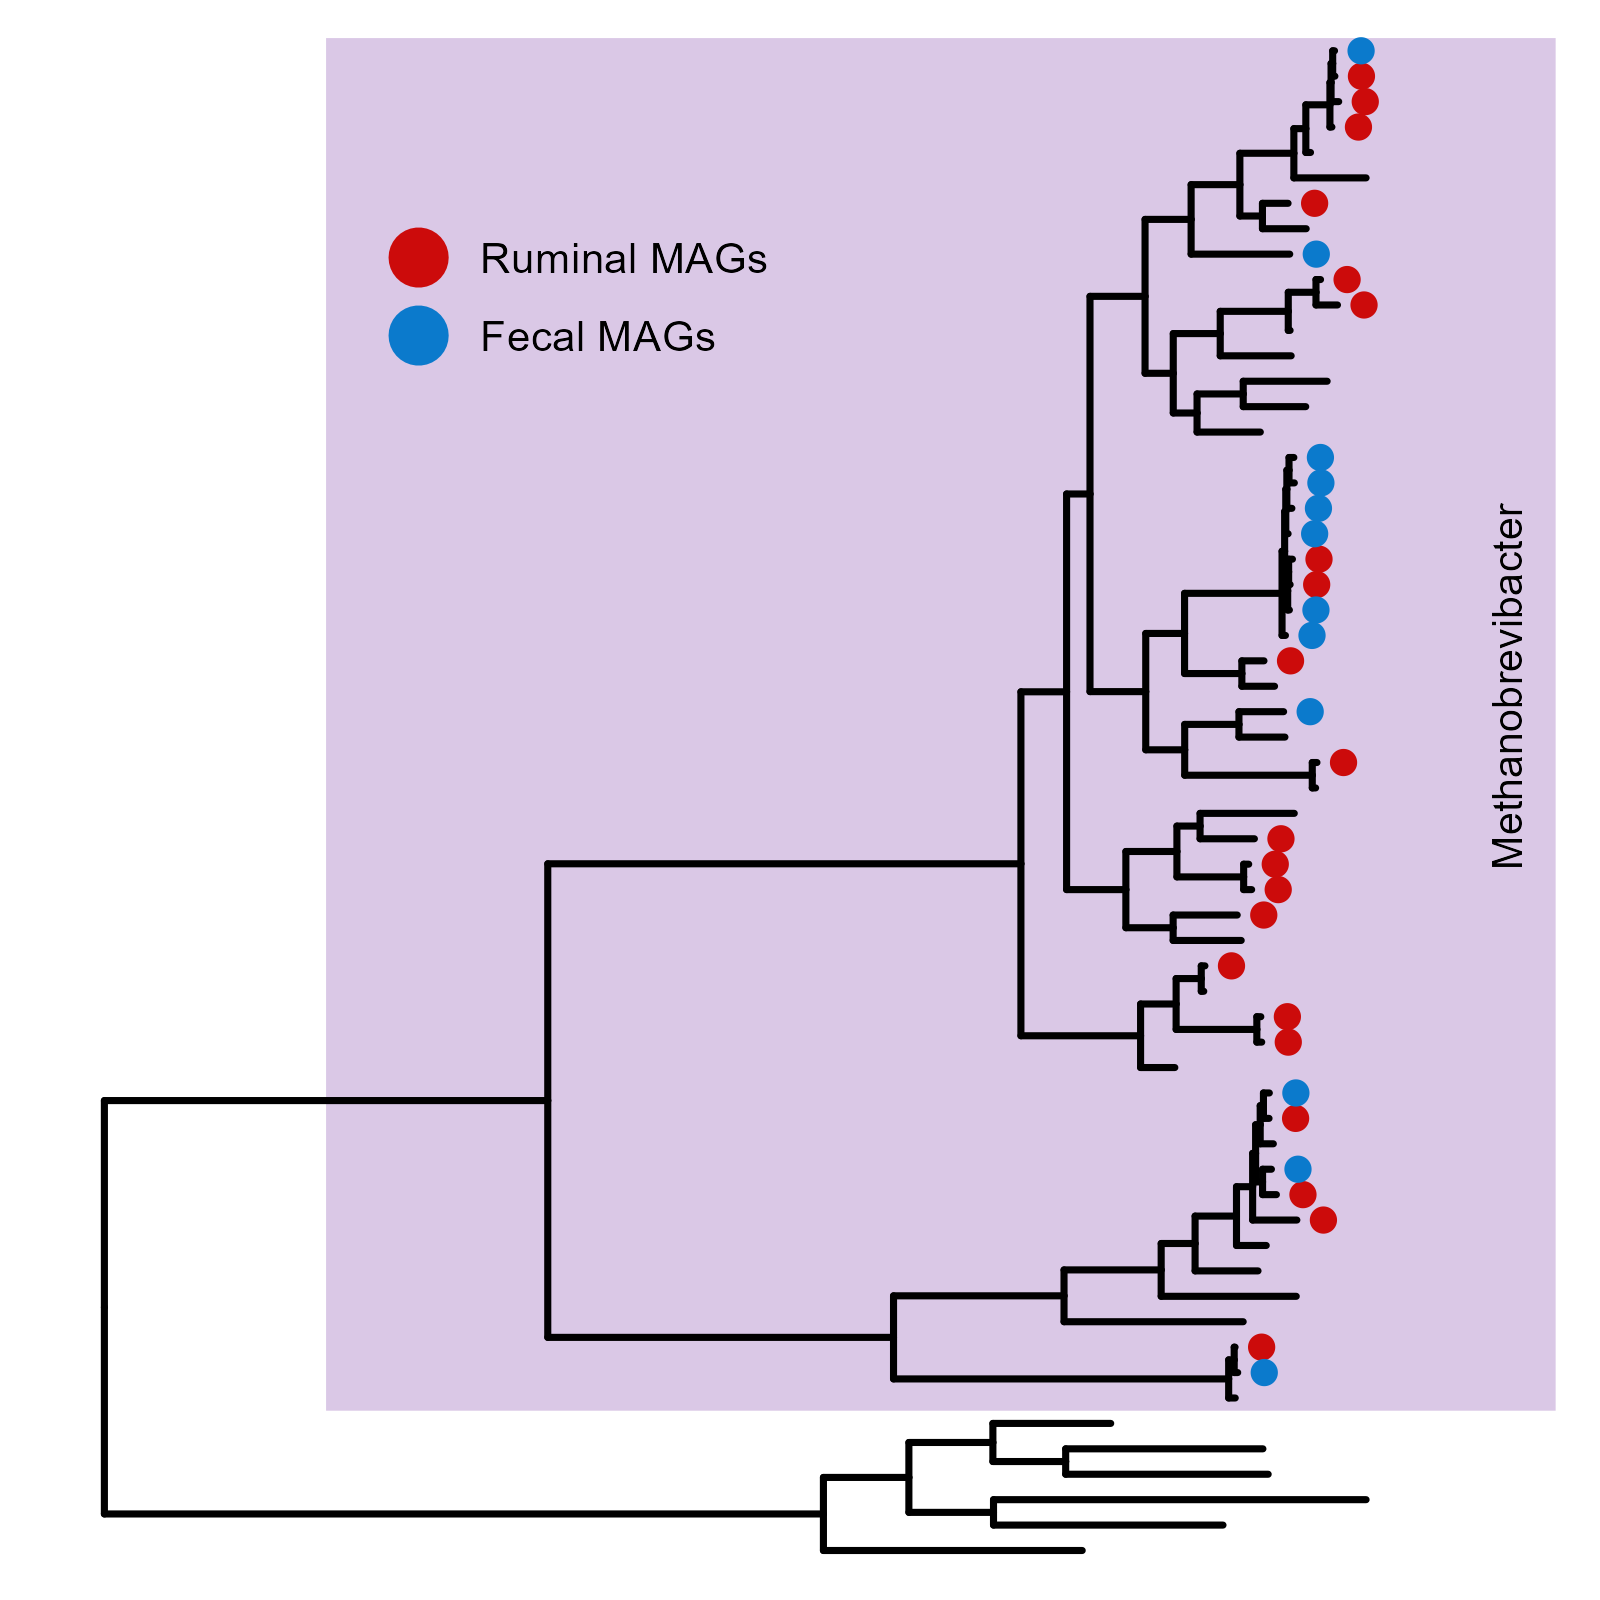

The script that saved this image:
library("tidyverse")
library("ggtree")
library(phangorn)

tree <- read.tree("MAGs_data_input/Data/gtdbtk_archaea.tree")
tree

tree2<-phangorn::midpoint(tree)

tree2 <- reorder(tree2)

tree2$tip.label

fezes <- tree2$tip.label[grep("fecal", tree$tip.label)]
rumen <- tree2$tip.label[grep("ruminal", tree$tip.label)]

meta = data.frame(label = tree2$tip.label,site = NA)

meta$site[meta$label %in% rumen] <- "Ruminal MAGs"
meta$site[meta$label %in% fezes] <- "Fecal MAGs"

meta$site <- factor(meta$site, levels = c("Ruminal MAGs","Fecal MAGs"))


gg <- ggtree(tree2,size=.8) %<+% meta +
  geom_tippoint(aes(x=x+0.007, color = site), size=2.4)+
  scale_colour_manual(values = c("#CC0B0B","#0B7ACC"),na.translate=FALSE)+
  theme(legend.title = element_blank(), 
        legend.position = c(0.35, 0.83),
        legend.background = element_blank(),
        legend.key = element_rect(fill="#DAC8E6"),
        legend.text = element_text(size = 10.3, color = "black"),
        legend.key.size = unit(1.3, 'lines')) +
  guides(color = guide_legend(override.aes=list(size=6.1)))

gg

MRCA(tree2, "GB_GCA_017431845.1","GB_GCA_017430835.1")
MRCA(tree2, "ruminal_MAG_234","GB_GCA_900314635.1")
MRCA(tree2, "GB_GCA_017652345.1","GB_GCA_016291275.1")

gg <- gg %>% collapse(node=101)

gg <- gg %>% collapse(node=112) + 
  geom_highlight(node=97, fill="#DAC8E6", alpha = 1,to.bottom = TRUE,extend = 0.05)

gg2 <- gg +
  annotate("text", x = .37, y = 35,  size = 3.5, 
           label = "Methanobrevibacter", angle = 90)
gg2

ggsave("MAGs_data_input/Figures/Figure4/SciData_fig4.png", 
       gg2, width = 1600, height = 1600, dpi = 300, units = "px")


